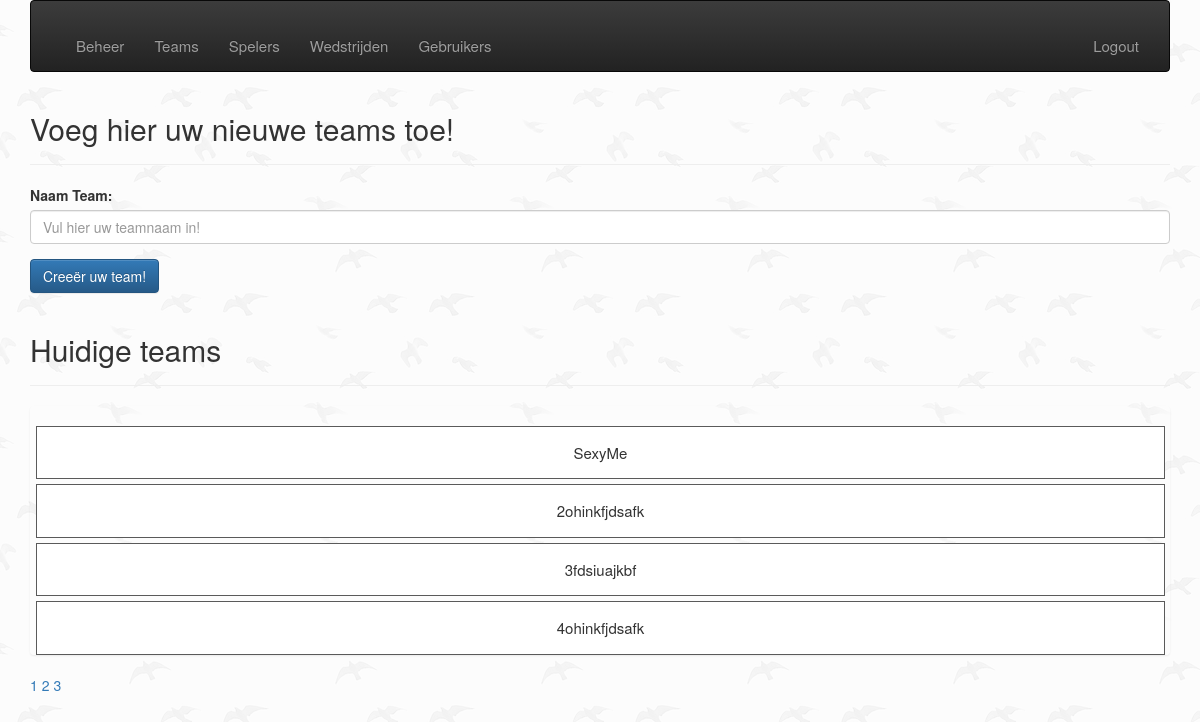
The app's page /admin/public/createTeam.php?page=1&per-page=4 (signed in) with its own data.
### tables this page shows
CREATE TABLE `tbl_teams` (
  `id` int(11) UNSIGNED NOT NULL,
  `poule_id` int(11) NOT NULL DEFAULT '0',
  `name` varchar(255) NOT NULL,
  `points` int(3) DEFAULT '0',
  `totalGoals` int(11) NOT NULL DEFAULT '0',
  `created_at` datetime NOT NULL DEFAULT CURRENT_TIMESTAMP,
  `deleted_at` datetime DEFAULT NULL
);

### admin/public/createTeam.php (the view, shortened to what this page needs)
<?php
require ('header.php');
require ('../app/database.php');
?>
    <header class="page-header">
        <h2>Voeg hier uw nieuwe teams toe!</h2>
    </header>
<section>
    <form action="../app/team_manager.php" method="POST" enctype="multipart/form-data">
        <div class="form-group">
            <label for="nameTeam">Naam Team:</label>
            <input type="text" class="form-control" name="nameTeam" placeholder="Vul hier uw teamnaam in!">
        </div>
        <div class="form-group">
            <input type="submit" value="Creeër uw team!" class="btn btn-primary" name="register">
        </div>
    </form>
    <header class="page-header">
        <h2>Huidige teams</h2>
    </header>
        <?php
        $page = isset($_GET['page'])?(int)$_GET['page'] : 1;
        $perPage = isset($_GET['per-page'])&& $_GET['per-page'] <=4  ?(int)$_GET['per-page'] : 4;
        $start = ($page > 1) ? ($page * $perPage) - $perPage : 0;
        $teams = $db_conn->prepare ("SELECT SQL_CALC_FOUND_ROWS * FROM tbl_teams LIMIT {$start},{$perPage}");
        $teams->execute();
        $teams = $teams->fetchAll(PDO::FETCH_ASSOC);
        $total = $db_conn->query("SELECT FOUND_ROWS() as total")->fetch()['total'];
        $pages = ceil($total /$perPage);
        ?>
        <ul class="list-group">
            <?php
            foreach ($teams as $team)
            {
                echo "<ul class=\"game-item\">
                          <form action=\"   adjust_team.php\" method=\"POST\">
                          <input type=\"hidden\" name=\"adjust\" value=\"{$team['id']}\">
                          <input class=\"adjust\" type=\"submit\" value=\"adjust\">
                             </form>
                          <li>{$team['name']}</li>
                          <form action=\"../app/delete_team_manager.php\" method=\"POST\">
                          <input type=\"hidden\" name=\"delete\" value=\"{$team['id']}\">
                          <input class=\"delete\" type=\"submit\" value=\"delete\">
                          </form>
                          </ul>";
            }
            ?>
        </ul>
        <div class="pagenation">
            <?php  for ($x =1; $x <= $pages; $x++) :?>
                <a href="?page=<?php echo $x; ?>&per-page=<?php echo $perPage ?>"><?php  echo $x; ?></a>
            <?php endfor; ?>
        </div>
</section>
<?php
 require ('footer.php');
?>

### admin/css/main.css (style rules this page uses)
ul { padding-top: 20px; list-style-type: none; }
li { font-size: 15px; }
body { background: url("../img/bg.png"); }
a { color: red; }
.game-item { padding: 15px; border: 1px solid rgb(90, 90, 90); margin: 0 5px 5px 6px; background: #FFF; position: relative; text-align: center; }

### records on screen
tbl_teams: name "SexyMe"
tbl_teams: name "2ohinkfjdsafk"
tbl_teams: name "3fdsiuajkbf"
tbl_teams: name "4ohinkfjdsafk"

### other values on screen
$item['label'] "Beheer"
$item['label'] "Teams"
$item['label'] "Spelers"
$item['label'] "Wedstrijden"
$item['label'] "Gebruikers"
